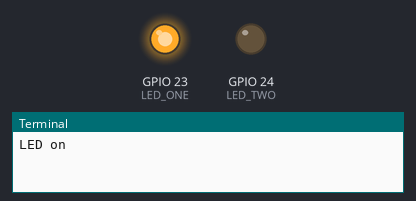
This program was run on a simulated Raspberry Pi (BCM pin numbers). On the bench: output pins drawn as LEDs (lit = HIGH), the last lines printed to the terminal. At 10.0 s the program stops and its outputs stay as they are.

Above: at 0.1 s.
At 5.1 s:
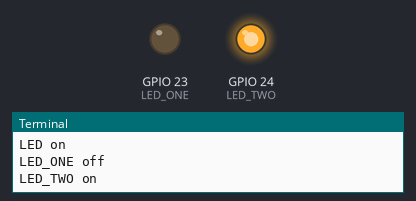
At 10.1 s:
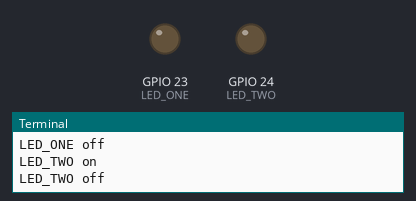
Timing chart, 0 to 11.5 s (numbered marks = the images above):
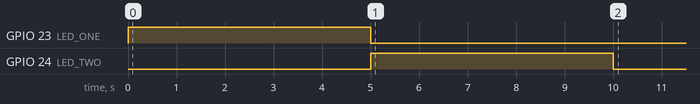

Measured:
- by itself, GPIO 23 (LED_ONE): LOW → HIGH at 0.00 s, → LOW 5.0 s later
- by itself, GPIO 24 (LED_TWO): LOW → HIGH at 5.0 s, → LOW 5.0 s later

The program:

LED.py
```python
import RPi.GPIO as GPIO
import time

LED_ONE = 23
LED_TWO = 24

GPIO.setmode(GPIO.BCM)
GPIO.setwarnings(False)

GPIO.setup(LED_ONE, GPIO.OUT)
GPIO.setup(LED_TWO, GPIO.OUT)

print "LED on"
GPIO.output(LED_ONE, GPIO.HIGH)
time.sleep(5)
print "LED_ONE off"
print "LED_TWO on"
GPIO.output(LED_ONE, GPIO.LOW)
GPIO.output(LED_TWO, GPIO.HIGH)
time.sleep(5)
print "LED_TWO off"
GPIO.output(LED_TWO, GPIO.LOW)
GPIO.cleanup()
```
